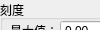
            <widget class="QWidget" name="page_topAxis">
             <property name="geometry">
              <rect>
               <x>0</x>
               <y>0</y>
               <width>100</width>
               <height>30</height>
              </rect>
             </property>
             <attribute name="label">
              <string>上轴</string>
             </attribute>
             <widget class="QPushButton" name="pushButton_confirm_topAxis">
              <property name="geometry">
               <rect>
                <x>230</x>
                <y>370</y>
                <width>75</width>
                <height>23</height>
               </rect>
              </property>
              <property name="text">
               <string>确认</string>
              </property>
             </widget>
             <widget class="QGroupBox" name="groupBox_topAxis">
              <property name="geometry">
               <rect>
                <x>0</x>
                <y>0</y>
                <width>311</width>
                <height>61</height>
               </rect>
              </property>
              <property name="title">
               <string>刻度</string>
              </property>
              <widget class="QDoubleSpinBox" name="doubleSpinBox_topAxis_max">
               <property name="geometry">
                <rect>
                 <x>60</x>
                 <y>20</y>
                 <width>62</width>
                 <height>22</height>
                </rect>
               </property>
              </widget>
              <widget class="QDoubleSpinBox" name="doubleSpinBox_topAxis_min">
               <property name="geometry">
                <rect>
                 <x>240</x>
                 <y>20</y>
                 <width>62</width>
                 <height>22</height>
                </rect>
               </property>
              </widget>
              <widget class="QLabel" name="label_topAxis_max">
               <property name="geometry">
                <rect>
                 <x>10</x>
                 <y>20</y>
                 <width>54</width>
                 <height>21</height>
                </rect>
               </property>
               <property name="text">
                <string>最大值：</string>
               </property>
              </widget>
              <widget class="QLabel" name="label_topAxis_min">
               <property name="geometry">
                <rect>
                 <x>180</x>
                 <y>20</y>
                 <width>54</width>
                 <height>21</height>
                </rect>
               </property>
               <property name="text">
                <string>最小值：</string>
               </property>
              </widget>
             </widget>
             <widget class="QGroupBox" name="groupBox_topAxis_title">
              <property name="geometry">
               <rect>
                <x>0</x>
                <y>70</y>
                <width>311</width>
                <height>221</height>
               </rect>
              </property>
              <property name="title">
               <string>标题</string>
              </property>
              <widget class="QGroupBox" name="groupBox_topAxis_title_content">
               <property name="geometry">
                <rect>
                 <x>10</x>
                 <y>110</y>
                 <width>291</width>
                 <height>101</height>
                </rect>
               </property>
               <property name="title">
                <string>内容</string>
               </property>
               <widget class="QTextEdit" name="textEdit_topAxis_min_title_content">
                <property name="geometry">
                 <rect>
                  <x>10</x>
                  <y>20</y>
                  <width>271</width>
                  <height>71</height>
                 </rect>
                </property>
               </widget>
              </widget>
              <widget class="QGroupBox" name="groupBox_topAxis_min_title_font">
               <property name="geometry">
                <rect>
                 <x>10</x>
                 <y>20</y>
                 <width>291</width>
                 <height>81</height>
                </rect>
               </property>
               <property name="title">
                <string>字体</string>
               </property>
               <property name="alignment">
                <set>Qt::AlignLeading|Qt::AlignLeft|Qt::AlignVCenter</set>
               </property>
               <widget class="QFontComboBox" name="fontComboBox_topAxis_title">
                <property name="geometry">
                 <rect>
                  <x>10</x>
                  <y>20</y>
                  <width>181</width>
                  <height>22</height>
                 </rect>
                </property>
               </widget>
               <widget class="QSpinBox" name="spinBox_topAxistitle_font_size">
                <property name="geometry">
                 <rect>
                  <x>240</x>
                  <y>20</y>
                  <width>41</width>
                  <height>22</height>
                 </rect>
                </property>
                <property name="alignment">
                 <set>Qt::AlignCenter</set>
                </property>
               </widget>
               <widget class="QLabel" name="label_topAxis_title_font_color">
                <property name="geometry">
                 <rect>
                  <x>10</x>
                  <y>50</y>
                  <width>41</width>
                  <height>21</height>
                 </rect>
                </property>
                <property name="text">
                 <string>颜色：</string>
                </property>
               </widget>
               <widget class="QLabel" name="label_topAxis_title_font_color_show">
                <property name="geometry">
                 <rect>
                  <x>60</x>
                  <y>52</y>
                  <width>131</width>
                  <height>20</height>
                 </rect>
                </property>
                <property name="styleSheet">
                 <string notr="true">background-color: rgb(255, 255, 255);</string>
                </property>
                <property name="text">
                 <string>RGBA(255,255,255,255)</string>
                </property>
                <property name="alignment">
                 <set>Qt::AlignCenter</set>
                </property>
               </widget>
               <widget class="QPushButton" name="pushButton_topAxis_font_color_select">
                <property name="geometry">
                 <rect>
                  <x>200</x>
                  <y>50</y>
                  <width>81</width>
                  <height>23</height>
                 </rect>
                </property>
                <property name="text">
                 <string>选择</string>
                </property>
               </widget>
               <widget class="QLabel" name="label_topAxis_title_font_size">
                <property name="geometry">
                 <rect>
                  <x>200</x>
                  <y>20</y>
                  <width>41</width>
                  <height>21</height>
                 </rect>
                </property>
                <property name="text">
                 <string>大小：</string>
                </property>
               </widget>
              </widget>
             </widget>
            </widget>
